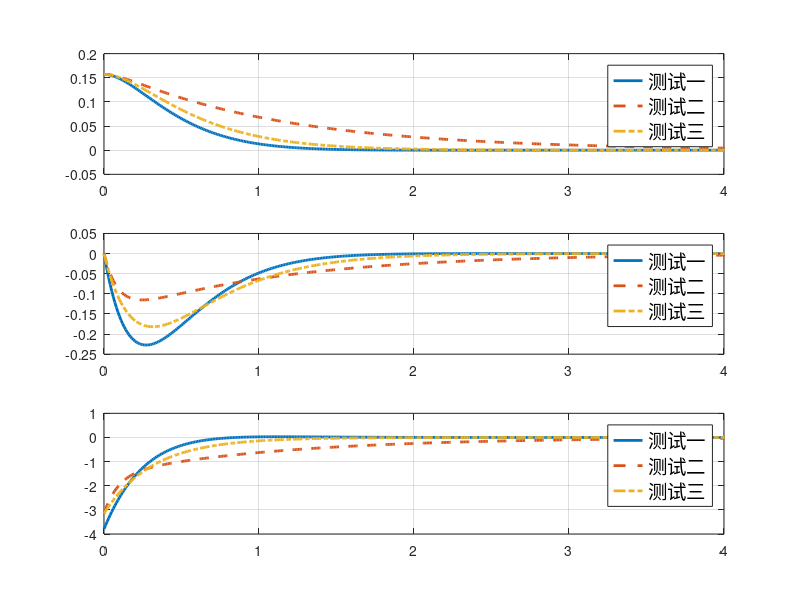

Source code (MATLAB):
%%%%%%%%%%%%%%%%%%%%%%%%%%%%%%%%%%%%%%%%%%%%%
%% 《控制之美-卷二》 代码
%% 作者：王天威，黄军魁
%% 清华大学出版社
%% 程序名称：LQR_InvertedPed_Pendulum
%% 程序功能：平衡车控制 - 连续系统案例分析 （4.4.5节案例）
%%%%%%%%%%%%%%%%%%%%%%%%%%%%%%%%%%%%%%%%%%%%%

%% 程序初始化，清空工作空间，缓存，
clear all;
close all;
clc;
% 读取Octave控制数据库（注：如使用Matlab，可删除或注释掉本行代码）
pkg load control;
%%%%%%%%%%%%%%%%%%%%%%%%%%%%%%%%%%%%%%%%%%%%%
%% 定义系统参数
% 定义重力加速度
g = 10;
% 定义平衡车连杆长度
d = 1;
%%%%%%%%%%%%%%%%%系统定义%%%%%%%%%%%%%%%%%%%%%
% 定义系统矩阵A
A = [0 1; g/d 0];
% 计算系统矩阵A的维度
n= size (A,1);
% 定义输入矩阵B
B = [0; 1];
% 计算输入矩阵B的维度
p = size(B,2);
% 定义矩阵C
C = [1, 0];
% 定义矩阵D
D = 0;
%%%%%%%%%%%%%%%%%权重设计%%%%%%%%%%%%%%%%%%%%%
% 设计系统状态权重矩阵q1，维度n x n,案例1
q1 = [100 0;0 1];
% 设计系统状态权重矩阵q2，维度n x n,案例2
q2 = [1 0;0 100];
% 设计系统状态权重矩阵q3，维度n x n,案例3
q3 = [1 0;0 1];
% 设计系统输入权重矩阵r1，维度p x p，案例1
r1 = 1;
% 设计系统输入权重矩阵r2，维度p x p，案例2
r2 = 1;
% 设计系统输入权重矩阵r3，维度p x p，案例3
r3 = 1;
%%%%%%%%%%%%%%%%%系统初始化%%%%%%%%%%%%%%%%%%%%
% 状态初始化
x0 = [pi/20;0]; x = x0;

%%%%%%%%%%%%%代数Riccati方程求解%%%%%%%%%%%%%%%%
% Riccati方程求解，案例1
[P1,L1,G1] = care(A,B,q1,r1);
% 计算反馈增益，参考式（4.4.52）
K1=inverse(r1)*B'*P1;

% Riccati方程求解，案例2
[P2,L2,G2] = care(A,B,q2,r2);
% 计算反馈增益，参考式（4.4.52）
K2=inverse(r2)*B'*P2;

% Riccati方程求解，案例3
[P3,L3,G3] = care(A,B,q3,r3);
% 计算反馈增益，参考式（4.4.52）
K3=inverse(r3)*B'*P3;

%%%%%%%%%%%%%%%构建闭环系统%%%%%%%%%%%%%%%%%%%%%
% 构建闭环状态空间方程，案例1
sys_cl1=ss(A-B*K1,[0;0],C,D);
% 构建闭环状态空间方程，案例2
sys_cl2=ss(A-B*K2,[0;0],C,D);
% 构建闭环状态空间方程，案例3
sys_cl3=ss(A-B*K3,[0;0],C,D);

%%%%%%%%%%%%%%%系统仿真开始%%%%%%%%%%%%%%%%%%%%%
t_span = 0.01;
% 系统时间离散
t=0:t_span:5;
% 闭环系统初值响应，案例1
[y1,t,x1]=initial(sys_cl1,x,t);
% 闭环系统初值响应，案例2
[y2,t,x2]=initial(sys_cl2,x,t);
% 闭环系统初值响应，案例3
[y3,t,x3]=initial(sys_cl3,x,t);

%%%%%%%%%%%%%%%%%结果%%%%%%%%%%%%%%%%%%%%%%%%%%%
figure(1, 'position',[150 50 800 950]);
%% 系统响应视图，状态量x1（角度）
subplot(3,1,1);
% 测试1结果
plot(t,x1(:,1),"linewidth",2);
% 近似计算x1的积分
x1_1_cost = x1(:,1)'*x1(:,1)*t_span;
hold on;
% 测试2结果
plot(t,x2(:,1),'--',"linewidth",2);
% 近似计算x1的积分
x2_1_cost = x2(:,1)'*x2(:,1)*t_span;
hold on;
% 测试3结果
plot(t,x3(:,1),'-.',"linewidth",2);
% 近似计算x1的积分
x3_1_cost = x3(:,1)'*x3(:,1)*t_span;
legend('测试一','测试二','测试三',"FontSize",14);
xlim([0 4]);
grid on;
hold off;

%% 系统响应结果视图，状态量x2（角速度）
subplot(3,1,2);
% 测试1结果
plot(t,x1(:,2),"linewidth",2);
% 近似计算x2的积分
x1_2_cost = x1(:,2)'*x1(:,2)*t_span;
hold on;
% 测试2结果
plot(t,x2(:,2),'--',"linewidth",2);
% 近似计算x2的积分
x2_2_cost = x2(:,2)'*x2(:,2)*t_span;
hold on;
% 测试3结果
plot(t,x3(:,2),'-.',"linewidth",2);
% 近似计算x2的积分
x3_2_cost = x3(:,2)'*x3(:,2)*t_span;
legend('测试一','测试二','测试三',"FontSize",14);
xlim([0 4]);
grid on;
hold off;


%% 系统响应结果视图，输入（加速度）
subplot(3,1,3);
% 测试1结果
plot(t,-K1*x1',"linewidth",2);
% 近似计算u的总代价
u1_cost = (-K1*x1')*(-K1*x1')'*t_span';
hold on;
% 测试2结果
plot(t,-K2*x2','--',"linewidth",2);
% 近似计算u的总代价
u2_cost = (-K2*x2')*(-K2*x2')'*t_span;
hold on;
% 测试3结果
plot(t,-K3*x3','-.',"linewidth",2);
% 近似计算u的总代价
u3_cost = (-K3*x3')*(-K3*x3')'*t_span;
legend('测试一','测试二','测试三',"FontSize",14);
xlim([0 4]);
grid on;
hold off;
